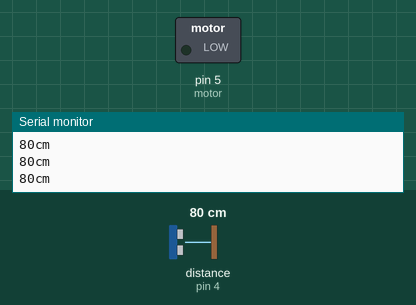
Simulated run of this sketch. Board: Arduino Uno, built with avr-gcc and run on an emulated ATmega328P. On the bench: switched loads named in the sketch (green lamp = pin HIGH), the last lines printed to the serial monitor. Wiring (inferred from the names in the program): ultrasonic range finder: trigger pin 3; echo pin 4. The test bench sets the inputs (shaded band); at power-on: distance to the obstacle (sensor on pin 4) 80 cm. The echo pulse lasts 58.3 µs per cm; pins used as bus, display or sensor lines are not drawn.

Above: at 1.2 s.
1.3 s: distance to the obstacle (sensor on pin 4) set to 63 cm
2.8 s: distance to the obstacle (sensor on pin 4) set to 55 cm
At 4.1 s:
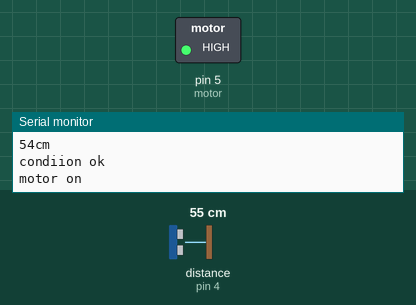
4.4 s: distance to the obstacle (sensor on pin 4) set to 60 cm
At 5.5 s:
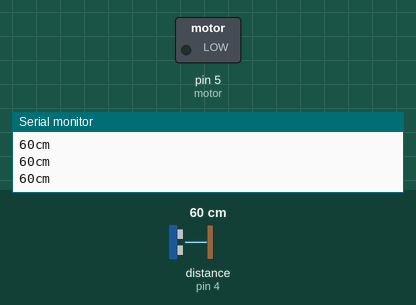
6.1 s: distance to the obstacle (sensor on pin 4) set to 9 cm
At 6.7 s:
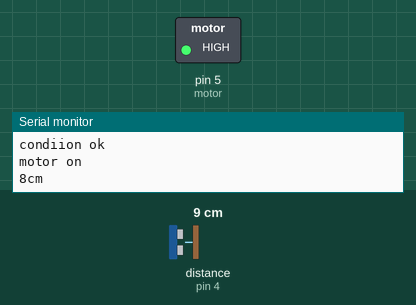
Timing chart, 0 to 8.7 s (numbered marks = the images above; inputs shaded):
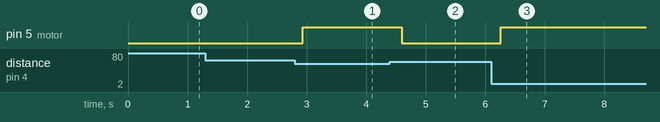

Measured:
- the behaviour switches between 60 and 59 cm on distance to the obstacle (sensor on pin 4) (found by bisection; images 0 and 1)
- after the input at 2.8 s, pin 5 (motor): LOW → HIGH after 0.13 s
- after the input at 4.4 s, pin 5 (motor): HIGH → LOW after 0.20 s
- after the input at 6.1 s, pin 5 (motor): LOW → HIGH after 0.16 s

The sketch:

auto_bottle_filler.ino
```cpp
int trig = 3; // attach pin 3 to Trig
int echo = 4; //attach pin 4 to Echo

int let;
int count = 0;
int motor = 5;

long duration;
long cm = 0;

void setup()
{

  pinMode (5, OUTPUT);
  pinMode(echo, INPUT);
  pinMode(trig, OUTPUT);
  digitalWrite(motor, LOW);
 //M pinMode(A0 , INPUT);


  // initialize serial communication:
  Serial.begin(9600);
}
void loop()
{
  //digitalWrite(vcc, HIGH);                    // establish variables for duration of the ping,and the distance result in inches and centimeters:
                   // The PING))) is triggered by a HIGH pulse of 2 or more microseconds.Give a short LOW pulse beforehand to ensure a clean HIGH pulse:

  digitalWrite(trig, LOW);
  delayMicroseconds(2);
  //Serial.println("ultasonic trig low");
  digitalWrite(trig, HIGH);
  delayMicroseconds(5);
  //Serial.println("ultasonic trig HIGH");
  digitalWrite(trig, LOW);
  //Serial.println("ultasonic trig low");// The same pin is used to read the signal from the PING))): a HIGH, pulse whose duration is the time (in microseconds) from the sending
  // of the ping to the reception of its echo off of an object.

  duration = pulseIn(echo, HIGH);                 // convert the time into a distance

  cm = microsecondsToCentimeters(duration);


  Serial.print(cm);
  Serial.print("cm");
  Serial.println();
  delay(100);


  if (cm < 60)
  {
    Serial.println("condiion ok ");
//delay(1000);

    digitalWrite(motor, HIGH);
    Serial.println("motor on  ");


  }
  else
  {

    digitalWrite(motor, LOW); //off
  }
}

long microsecondsToCentimeters(long microseconds)
{
  return microseconds / 29 / 2;
}
```
